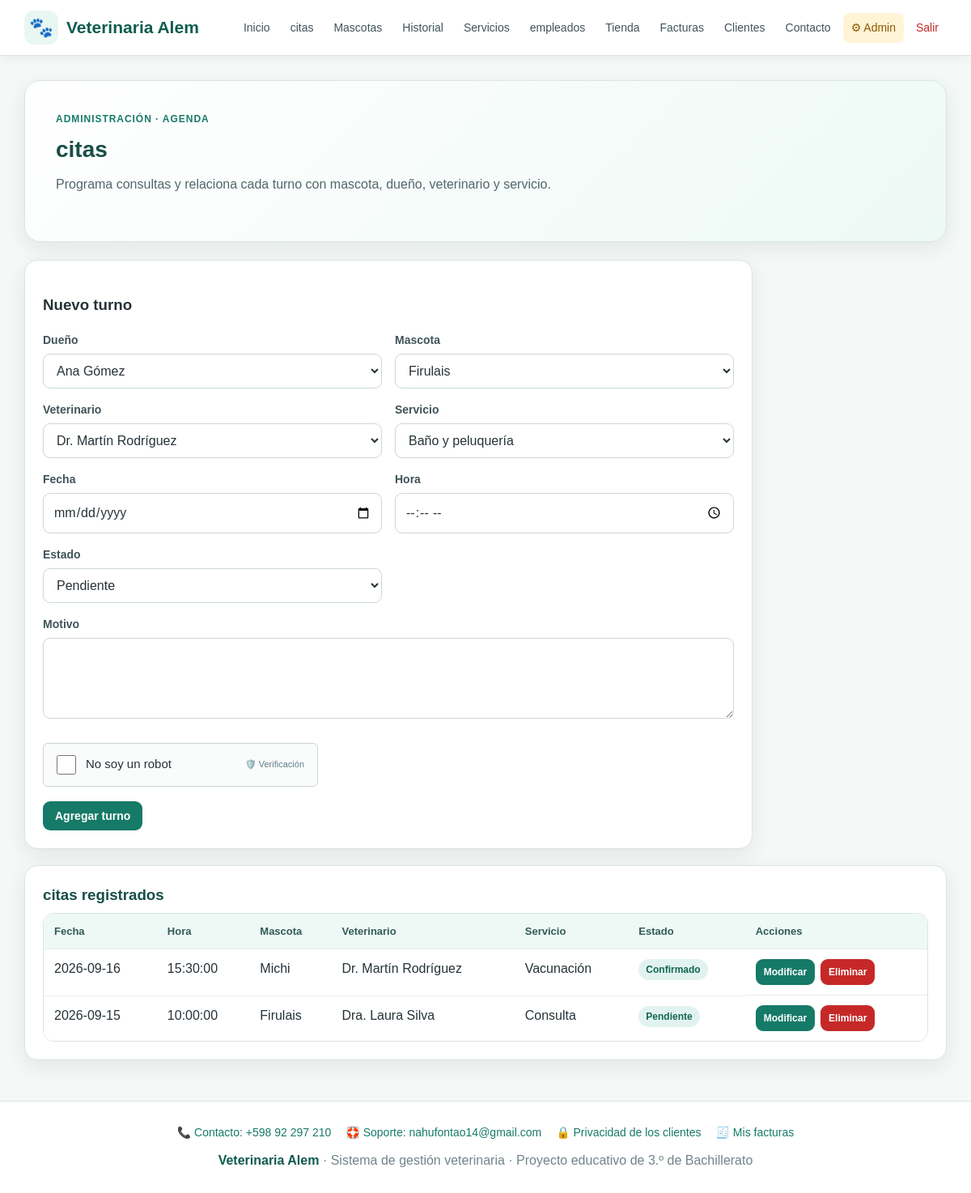
The app's page /admin/citas.php (signed in) with its own data.
### tables this page shows
CREATE TABLE citas(
 id INT AUTO_INCREMENT PRIMARY KEY,
 id_cliente INT NOT NULL,
 id_mascota INT NOT NULL,
 id_empleado INT NOT NULL,
 id_servicio INT NOT NULL,
 fecha DATE NOT NULL,
 hora TIME NOT NULL,
 motivo VARCHAR(255),
 estado VARCHAR(30) DEFAULT 'Pendiente',
 FOREIGN KEY(id_cliente) REFERENCES clientes(id) ON UPDATE CASCADE ON DELETE RESTRICT,
 FOREIGN KEY(id_mascota) REFERENCES mascotas(id) ON UPDATE CASCADE ON DELETE RESTRICT,
 FOREIGN KEY(id_empleado) REFERENCES empleados(id) ON UPDATE CASCADE ON DELETE RESTRICT,
 FOREIGN KEY(id_servicio) REFERENCES servicios(id) ON UPDATE CASCADE ON DELETE RESTRICT
);

CREATE TABLE mascotas(
 id INT AUTO_INCREMENT PRIMARY KEY,
 nombre VARCHAR(100) NOT NULL,
 especie VARCHAR(50) NOT NULL,
 raza VARCHAR(80),
 sexo VARCHAR(20),
 fecha_nacimiento DATE NULL,
 peso DECIMAL(6,2) NULL,
 id_cliente INT NOT NULL,
 FOREIGN KEY(id_cliente) REFERENCES clientes(id) ON UPDATE CASCADE ON DELETE RESTRICT
);

CREATE TABLE empleados(
 id INT AUTO_INCREMENT PRIMARY KEY,
 id_usuario INT NULL,
 nombre VARCHAR(100) NOT NULL,
 especialidad VARCHAR(100),
 puestos VARCHAR(100),
 horario VARCHAR(100),
 salario DECIMAL(10,2) NULL,
 rango VARCHAR(50),
 telefono VARCHAR(30),
 email VARCHAR(150)
);

CREATE TABLE servicios(
 id INT AUTO_INCREMENT PRIMARY KEY,
 nombre VARCHAR(100) NOT NULL,
 descripcion TEXT,
 precio DECIMAL(10,2) DEFAULT 0,
 tipo VARCHAR(80),
 duracion VARCHAR(50)
);

### includes/auth.php (called while the page is built, shortened)
<?php
require_once __DIR__ . "/helpers.php";
function es_admin() {
    return ($_SESSION["rol"] ?? "") === "admin";
}

### includes/helpers.php (called while the page is built, shortened)
<?php
function h($v) {
    return htmlspecialchars((string)$v, ENT_QUOTES, "UTF-8");
}

### admin/citas.php (the view, shortened to what this page needs)
<?php
require "../includes/auth.php";
require "../includes/captcha.php";
require "../conexion.php";
$d = $conexion->query("SELECT id, nombre FROM clientes ORDER BY nombre");
$m = $conexion->query("SELECT id, nombre FROM mascotas ORDER BY nombre");
$v = $conexion->query("SELECT id, nombre FROM empleados ORDER BY nombre");
$s = $conexion->query("SELECT id, nombre FROM servicios ORDER BY nombre");
$r = $conexion->query(
    "SELECT t.*, m.nombre AS mascota, v.nombre AS veterinario, s.nombre AS servicio
     FROM citas t
     JOIN mascotas m ON m.id = t.id_mascota
     JOIN empleados v ON v.id = t.id_empleado
     JOIN servicios s ON s.id = t.id_servicio
     ORDER BY t.fecha DESC, t.hora DESC"
);
require "../includes/header.php";
?>
<section class="hero">
    <div class="hero-kicker">Administración · Agenda</div>
    <h2>citas</h2>
    <p>Programa consultas y relaciona cada turno con mascota, dueño, veterinario y servicio.</p>
</section>
<div class="form-card">
    <h3>Nuevo turno</h3>
    <form method="post">
        <div class="form-grid">
            <div class="field"><label>Dueño</label>
                <select name="id_cliente" required>
                    <?php while ($x = $d->fetch_assoc()): ?>
                        <option value="<?= $x["id"] ?>"><?= htmlspecialchars($x["nombre"]) ?></option>
                    <?php endwhile; ?>
                </select>
            </div>
            <div class="field"><label>Mascota</label>
                <select name="id_mascota" required>
                    <?php while ($x = $m->fetch_assoc()): ?>
                        <option value="<?= $x["id"] ?>"><?= htmlspecialchars($x["nombre"]) ?></option>
                    <?php endwhile; ?>
                </select>
            </div>
            <div class="field"><label>Veterinario</label>
                <select name="id_empleado" required>
                    <?php while ($x = $v->fetch_assoc()): ?>
                        <option value="<?= $x["id"] ?>"><?= htmlspecialchars($x["nombre"]) ?></option>
                    <?php endwhile; ?>
                </select>
            </div>
            <div class="field"><label>Servicio</label>
                <select name="id_servicio" required>
                    <?php while ($x = $s->fetch_assoc()): ?>
                        <option value="<?= $x["id"] ?>"><?= htmlspecialchars($x["nombre"]) ?></option>
                    <?php endwhile; ?>
                </select>
            </div>
            <div class="field"><label>Fecha</label><input type="date" name="fecha" required></div>
            <div class="field"><label>Hora</label><input type="time" name="hora" required></div>
            <div class="field"><label>Estado</label>
                <select name="estado">
                    <option>Pendiente</option>
                </select>
            </div>
            <div class="field full"><label>Motivo</label><textarea name="motivo"></textarea></div>
        </div>
        <br>
        <?= captcha_html() ?>
        <div class="form-actions"><button class="btn" type="submit">Agregar turno</button></div>
    </form>
</div>
<div class="table-card">
    <h3>citas registrados</h3>
    <div class="table-wrap">
        <table>
            <tr><th>Fecha</th><th>Hora</th><th>Mascota</th><th>Veterinario</th><th>Servicio</th><th>Estado</th><th>Acciones</th></tr>
            <?php while ($x = $r->fetch_assoc()): ?>
                <tr>
                    <td><?= htmlspecialchars($x["fecha"]) ?></td>
                    <td><?= htmlspecialchars($x["hora"]) ?></td>
                    <td><?= htmlspecialchars($x["mascota"]) ?></td>
                    <td><?= htmlspecialchars($x["veterinario"]) ?></td>
                    <td><?= htmlspecialchars($x["servicio"]) ?></td>
                    <td><span class="badge"><?= htmlspecialchars($x["estado"]) ?></span></td>
                    <td class="actions">
                        <a class="btn small" href="editar.php?tabla=citas&id=<?= $x["id"] ?>">Modificar</a>
                        <a class="btn danger small" href="eliminar.php?tabla=citas&id=<?= $x["id"] ?>">Eliminar</a>
                    </td>
                </tr>
            <?php endwhile; ?>
        </table>
    </div>
</div>
<?php require "../includes/footer.php"; ?>

### includes/header.php (shortened to what this page needs)
<?php
require_once __DIR__ . "/auth.php";
$base_url = BASE_URL;
?>
<!doctype html>
<html lang="es">
<head>
    <link rel="stylesheet" href="<?= $base_url ?>/css/estilos.css">
</head>
<body>
<header class="topbar">
    <div class="nav-inner">
        <a class="brand" href="<?= $base_url ?>/index.php">
            <span class="brand-icon">🐾</span>
            <span>Veterinaria Alem</span>
        </a>
        <nav class="nav-links">
            <a href="<?= $base_url ?>/index.php">Inicio</a>
            <?php if (isset($_SESSION["usuario_id"])): ?>
                <a href="<?= $base_url ?>/citas.php">citas</a>
                <a href="<?= $base_url ?>/mascotas.php">Mascotas</a>
                <a href="<?= $base_url ?>/historial.php">Historial</a>
                <a href="<?= $base_url ?>/servicios.php">Servicios</a>
                <a href="<?= $base_url ?>/empleados.php">empleados</a>
                <a href="<?= $base_url ?>/productos.php">Tienda</a>
                <a href="<?= $base_url ?>/facturas.php">Facturas</a>
                <a href="<?= $base_url ?>/clientes.php"><?= es_admin() ? "Clientes" : "Mi perfil" ?></a>
                <a href="<?= $base_url ?>/contacto.php">Contacto</a>
                <?php if (es_admin()): ?>
                    <a class="admin-link" href="<?= $base_url ?>/admin/index.php">⚙ Admin</a>
                <?php endif; ?>
                <a class="logout-link" href="<?= $base_url ?>/logout.php">Salir</a>
            <?php endif; ?>
        </nav>
    </div>
</header>
<main class="container">

### includes/captcha.php (shortened to what this page needs)
<?php
function captcha_html() {
    $token = htmlspecialchars($_SESSION["nr_token"], ENT_QUOTES, "UTF-8");
    return '<div class="robot-box">'
        . '<label class="robot-check"><input type="checkbox" name="no_robot" value="1" required> '
        . '<span>No soy un robot</span></label>'
        . '<span class="robot-logo">🛡️ Verificación</span>'
        . '</div>'
        . '<input type="hidden" name="nr_token" value="' . $token . '">'
        . '<div class="trampa" aria-hidden="true"><label>Dejar vacío'
        . '<input type="text" name="sitio_web" tabindex="-1" autocomplete="off"></label></div>';
}

### includes/footer.php
<?php $base_url = $base_url ?? BASE_URL; ?></main>
<footer>
    <div class="footer-links">
        <a href="<?= $base_url ?>/contacto.php">📞 Contacto: <?= h(VET_TELEFONO) ?></a>
        <a href="<?= $base_url ?>/soporte.php">🛟 Soporte: <?= h(VET_EMAIL_SOPORTE) ?></a>
        <a href="<?= $base_url ?>/privacidad.php">🔒 Privacidad de los clientes</a>
        <?php if (isset($_SESSION["usuario_id"])): ?>
            <a href="<?= $base_url ?>/facturas.php">🧾 Mis facturas</a>
        <?php endif; ?>
    </div>
    <strong>Veterinaria Alem</strong> · Sistema de gestión veterinaria · Proyecto educativo de 3.º de Bachillerato
</footer>
</body>
</html>

### css/estilos.css (style rules this page uses)
* { box-sizing:border-box }
:root { --verde:#167a68; --verde-oscuro:#0e5c4f; --verde-claro:#e9f7f3; --azul:#2563eb; --rojo:#c62828; --amarillo:#d88900; --texto:#263238; --gris:#607d8b; --fondo:#f4f8f7; --blanco:#ffffff; --borde:#dbe5e2; --sombra:0 8px 24px rgba(25,55,50,.08); }
html { scroll-behavior:smooth }
body { margin:0; font-family:Arial,Helvetica,sans-serif; background:var(--fondo); color:var(--texto); line-height:1.5; }
a { color:var(--verde);text-decoration:none }
.topbar { background:var(--blanco); border-bottom:1px solid var(--borde); box-shadow:0 3px 14px rgba(0,0,0,.05); position:sticky; top:0; z-index:10; }
.nav-inner { max-width:1180px; margin:auto; padding:13px 20px; display:flex; align-items:center; justify-content:space-between; gap:18px; flex-wrap:wrap; }
.brand { display:flex; align-items:center; gap:10px; color:var(--verde-oscuro); font-size:21px; font-weight:800; white-space:nowrap; }
.brand-icon { width:42px; height:42px; display:grid; place-items:center; background:var(--verde-claro); border-radius:12px; font-size:24px; }
.nav-links { display:flex; align-items:center; justify-content:flex-end; gap:5px; flex-wrap:wrap; }
.nav-links a { color:#40545a; padding:8px 10px; border-radius:8px; font-size:14px; }
.nav-links .admin-link { background:#fff4d6; color:#8a5a00; }
.nav-links .logout-link { color:var(--rojo); }
.container { max-width:1180px; margin:30px auto; padding:0 20px; }
.hero { background:linear-gradient(135deg,#ffffff 0%,#edf9f5 100%); border:1px solid var(--borde); border-radius:20px; padding:38px; box-shadow:var(--sombra); margin-bottom:22px; }
.hero-kicker { color:var(--verde); font-weight:700; text-transform:uppercase; letter-spacing:.08em; font-size:12px; margin-bottom:8px; }
.hero h1,.hero h2 { margin:0 0 10px; color:#164f45; }
.hero h2 { font-size:28px }
.hero p { margin:0 0 20px;color:#52666b;max-width:760px }
.card,.form-card,.table-card { background:var(--blanco); border:1px solid var(--borde); border-radius:16px; padding:22px; box-shadow:var(--sombra); margin-bottom:20px; }
.card h3,.table-card h3 { margin:0 0 8px; color:#174f46; }
.btn { display:inline-block; border:0; background:var(--verde); color:#fff; padding:10px 15px; border-radius:9px; font-weight:700; font-size:14px; cursor:pointer; text-decoration:none; }
.btn.danger { background:var(--rojo) }
.btn.small { padding:7px 10px;font-size:12px }
.actions { display:flex; gap:7px; flex-wrap:wrap; align-items:center; }
.form-card { max-width:900px; }
.form-grid { display:grid; grid-template-columns:repeat(2,minmax(0,1fr)); gap:16px; }
.field { display:flex; flex-direction:column; gap:6px; }
.field.full { grid-column:1/-1 }
.field label { font-size:14px; font-weight:700; color:#40545a; }
input,select,textarea { width:100%; padding:11px 12px; border:1px solid #cbd8d5; border-radius:9px; background:#fff; color:var(--texto); font:inherit; outline:none; }
textarea { min-height:100px; resize:vertical; }
.form-actions { display:flex; gap:9px; flex-wrap:wrap; margin-top:18px; }
.table-wrap { overflow-x:auto; background:#fff; border:1px solid var(--borde); border-radius:13px; }
table { width:100%; min-width:650px; border-collapse:collapse; background:#fff; }
th,td { padding:12px 13px; border-bottom:1px solid #e8eeee; text-align:left; vertical-align:top; }
th { background:#eef8f5; color:#315c55; font-size:13px; }
tr:last-child td { border-bottom:0 }
.badge { display:inline-block; padding:4px 9px; border-radius:20px; background:#e2f3ef; color:#126553; font-size:12px; font-weight:700; }
footer { margin-top:50px; padding:28px 20px; text-align:center; color:#71848a; border-top:1px solid var(--borde); background:#fff; }
footer strong { color:var(--verde-oscuro) }
.footer-links { display:flex;gap:18px;justify-content:center;flex-wrap:wrap;margin-bottom:12px;font-size:14px }
.robot-box { display:flex;align-items:center;justify-content:space-between;gap:14px; border:1px solid #c9d6d2;background:#fafcfb;border-radius:6px; padding:14px 16px;max-width:340px;margin-top:6px; }
.robot-check { display:flex;align-items:center;gap:12px;font-size:15px;cursor:pointer;margin:0 }
.robot-check input { width:24px;height:24px;margin:0;cursor:pointer }
.robot-logo { font-size:11px;color:var(--gris);text-align:center }

### records on screen
citas: fecha "2026-09-16", hora "15:30:00", id_mascota.nombre "Michi", id_empleado.nombre "Dr. Martín Rodríguez", id_servicio.nombre "Vacunación", estado "Confirmado"
citas: fecha "2026-09-15", hora "10:00:00", id_mascota.nombre "Firulais", id_empleado.nombre "Dra. Laura Silva", id_servicio.nombre "Consulta", estado "Pendiente"

### other values on screen
VET_TELEFONO "+598 92 297 210"
VET_EMAIL_SOPORTE "nahufontao14@gmail.com"
form field id_cliente "Ana Gómez"
form field id_mascota "Firulais"
form field id_empleado "Dr. Martín Rodríguez"
form field id_servicio "Baño y peluquería"
